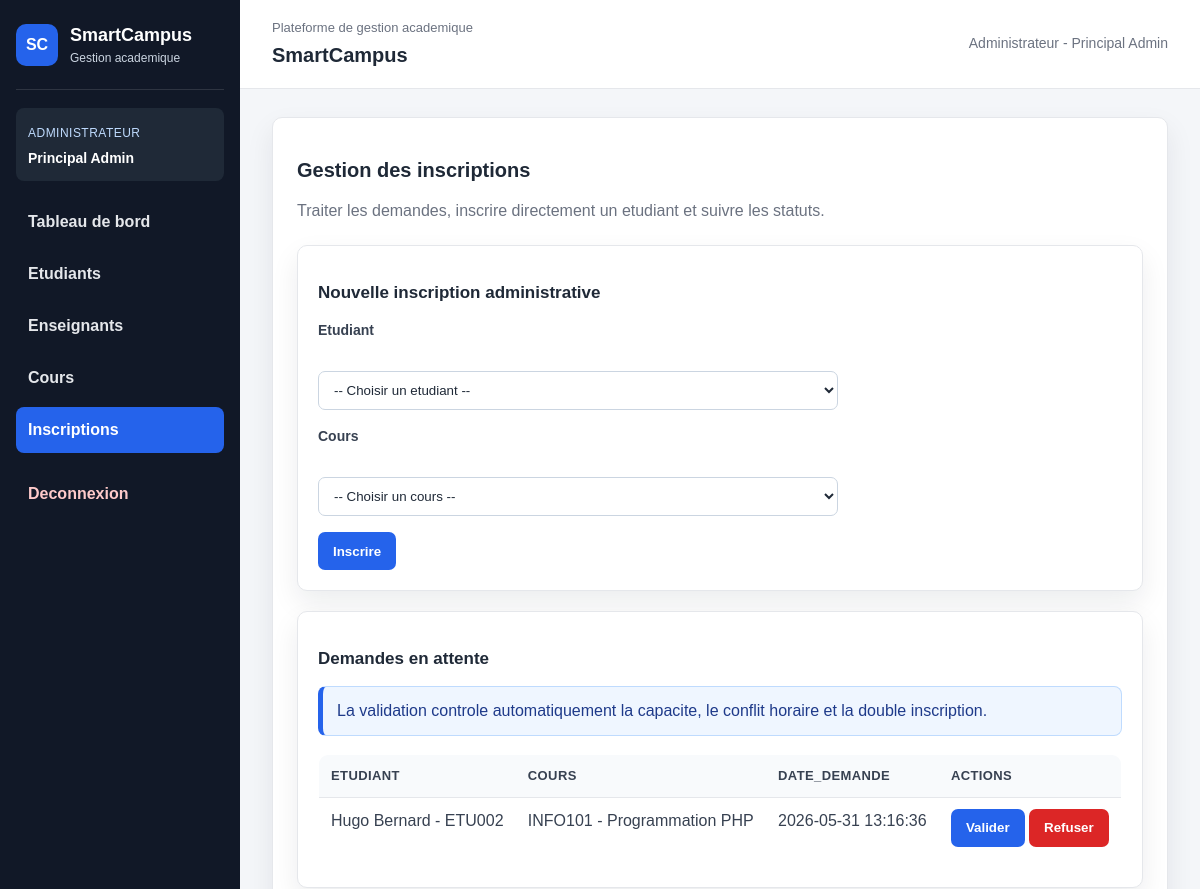
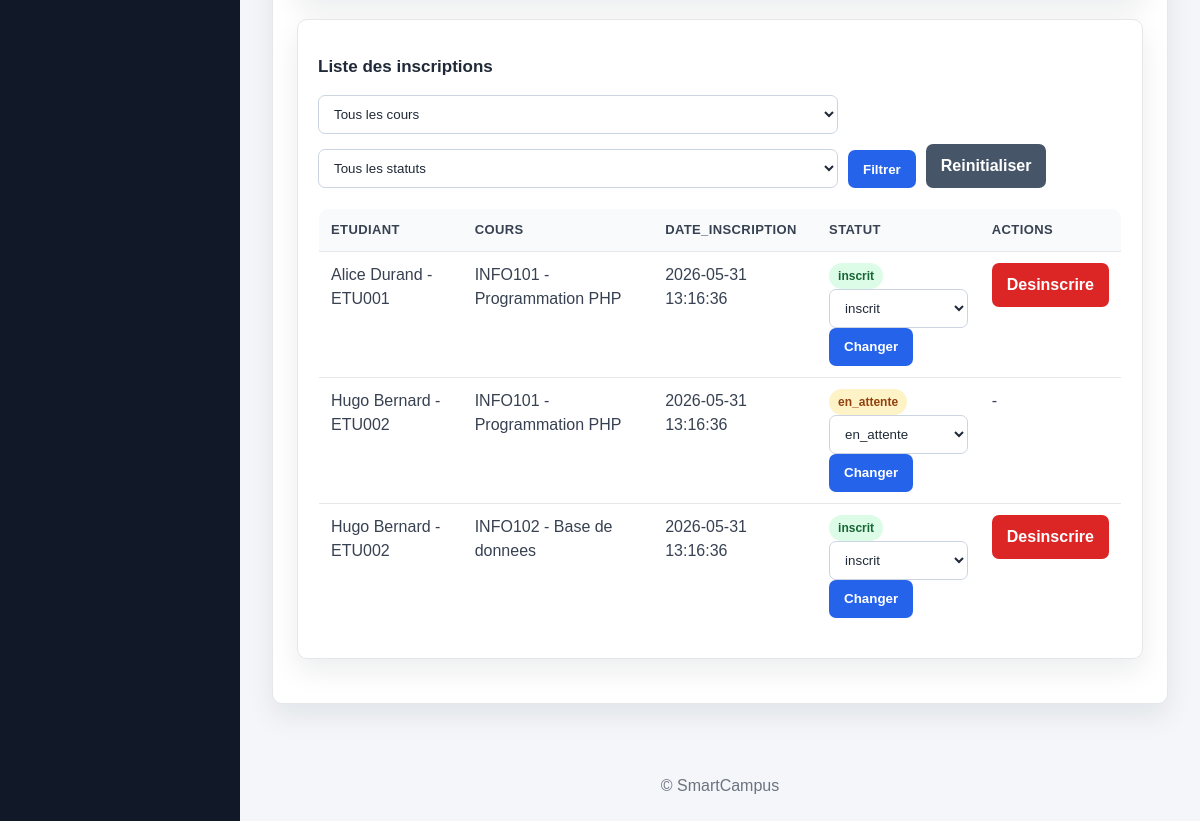
The app's page /admin/inscriptions.php (signed in), older data (2 pictures, top to bottom).
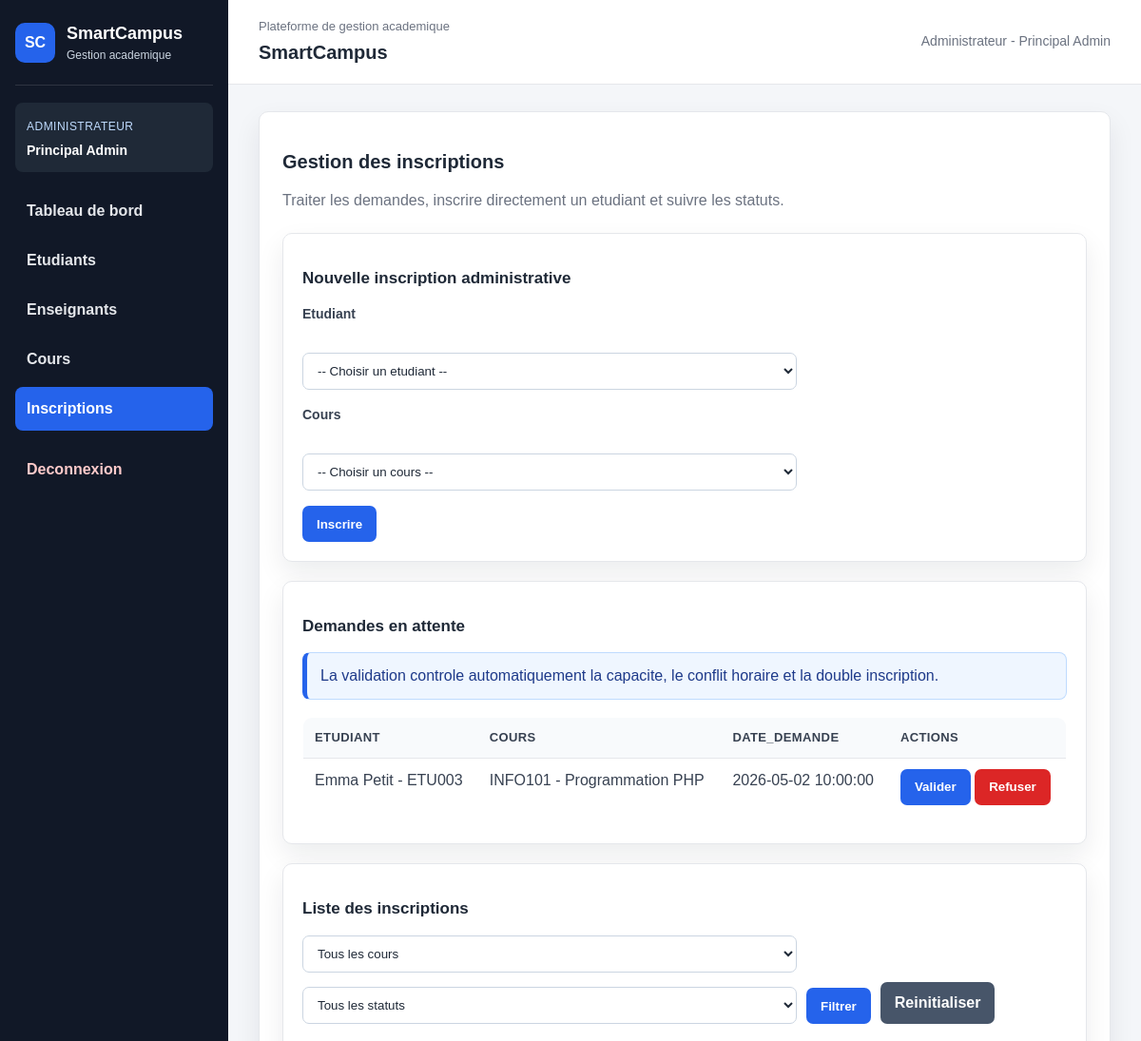
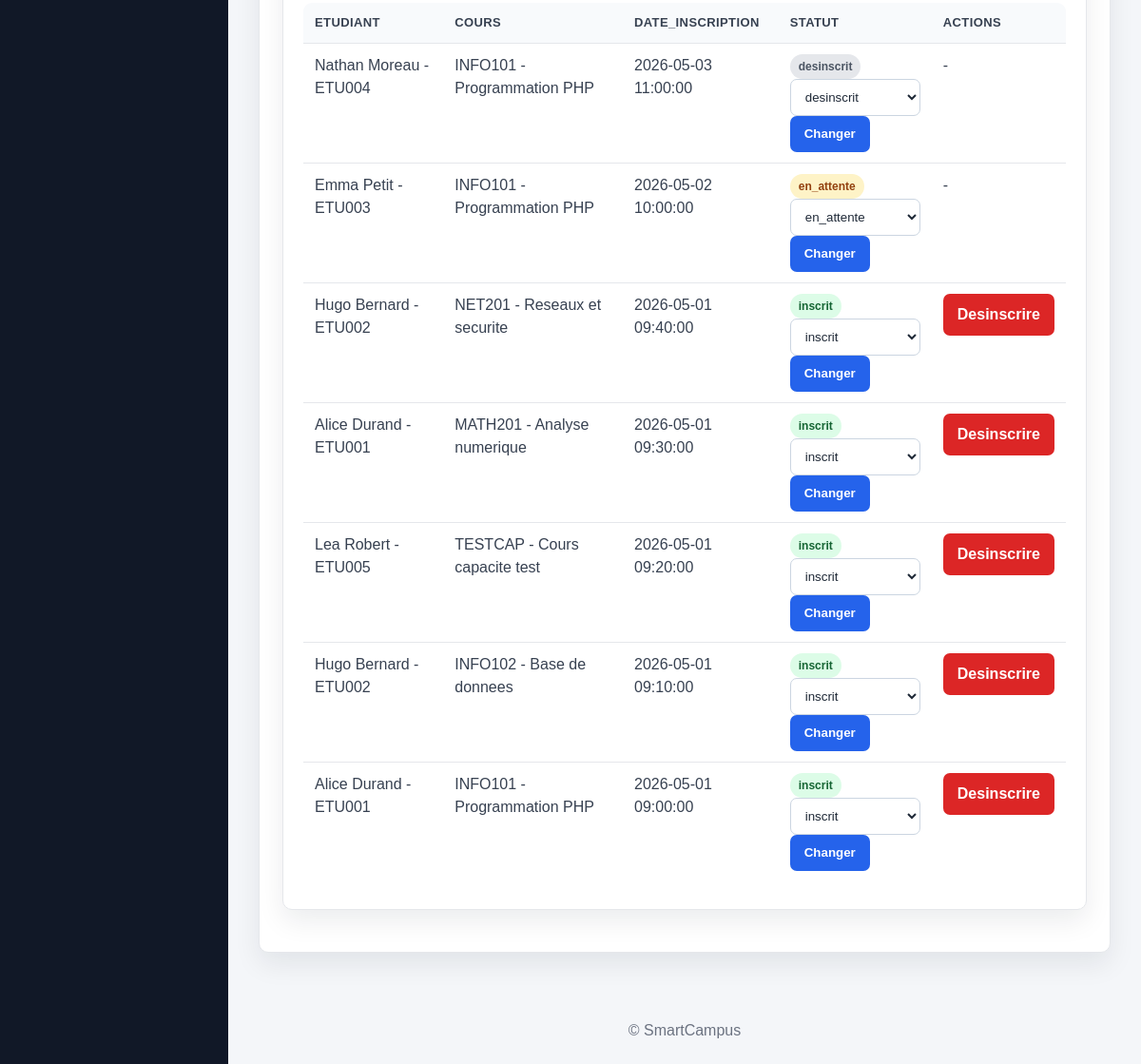
The same page, newer data (2 pictures, top to bottom).
### tables this page shows
CREATE TABLE inscription (
    id_inscription INT AUTO_INCREMENT PRIMARY KEY,
    date_inscription DATETIME DEFAULT CURRENT_TIMESTAMP,
    statut ENUM('inscrit','desinscrit','en_attente') DEFAULT 'en_attente',
    id_etudiant INT NOT NULL,
    id_cours INT NOT NULL,
    UNIQUE (id_etudiant, id_cours),
    CONSTRAINT fk_inscription_etudiant
        FOREIGN KEY (id_etudiant) REFERENCES etudiant(id_etudiant),
    CONSTRAINT fk_inscription_cours
        FOREIGN KEY (id_cours) REFERENCES cours(id_cours)
);

CREATE TABLE utilisateur (
    id_user INT AUTO_INCREMENT PRIMARY KEY,
    nom VARCHAR(100) NOT NULL,
    prenom VARCHAR(100) NOT NULL,
    email VARCHAR(150) NOT NULL,
    mot_de_passe VARCHAR(255) NOT NULL,
    role ENUM('administrateur','enseignant','etudiant') NOT NULL,
    date_creation TIMESTAMP DEFAULT CURRENT_TIMESTAMP,
    actif TINYINT(1) DEFAULT 1,
    UNIQUE (email)
);

CREATE TABLE etudiant (
    id_etudiant INT AUTO_INCREMENT PRIMARY KEY,
    numero_etudiant VARCHAR(50) NOT NULL,
    niveau VARCHAR(50) NOT NULL,
    groupe_classe VARCHAR(50) NOT NULL,
    date_naissance DATE,
    telephone VARCHAR(30),
    id_user INT NOT NULL,
    UNIQUE (numero_etudiant),
    CONSTRAINT fk_etudiant_utilisateur
        FOREIGN KEY (id_user) REFERENCES utilisateur(id_user)
);

CREATE TABLE cours (
    id_cours INT AUTO_INCREMENT PRIMARY KEY,
    code_cours VARCHAR(50) NOT NULL,
    titre VARCHAR(150) NOT NULL,
    description TEXT,
    capacite_max INT NOT NULL,
    jour VARCHAR(20) NOT NULL,
    heure_debut TIME NOT NULL,
    heure_fin TIME NOT NULL,
    salle VARCHAR(50) NOT NULL,
    semestre VARCHAR(50) NOT NULL,
    id_enseignant INT NOT NULL,
    UNIQUE (code_cours),
    CONSTRAINT fk_cours_enseignant
        FOREIGN KEY (id_enseignant) REFERENCES enseignant(id_enseignant)
);

### admin/inscriptions.php (the view, shortened to what the changed rows need)
<?php
include '../config/db.php';
$types = "";
$params = [];
$sql_inscriptions = "SELECT i.id_inscription, i.date_inscription, i.statut,
                            u.nom, u.prenom, e.numero_etudiant,
                            c.code_cours, c.titre
                     FROM inscription i
                     INNER JOIN etudiant e ON i.id_etudiant = e.id_etudiant
                     INNER JOIN utilisateur u ON e.id_user = u.id_user
                     INNER JOIN cours c ON i.id_cours = c.id_cours";
$sql_inscriptions .= " ORDER BY i.date_inscription DESC";
if (!empty($params)) {
    $stmt_inscriptions = mysqli_prepare($conn, $sql_inscriptions);
    mysqli_stmt_bind_param($stmt_inscriptions, $types, ...$params);
    mysqli_stmt_execute($stmt_inscriptions);
    $result_inscriptions = mysqli_stmt_get_result($stmt_inscriptions);
} else {
    $result_inscriptions = mysqli_query($conn, $sql_inscriptions);
}
$result_demandes = mysqli_query(
    $conn,
    "SELECT i.id_inscription, i.date_inscription,
            u.nom, u.prenom, e.numero_etudiant,
            c.code_cours, c.titre
     FROM inscription i
     INNER JOIN etudiant e ON i.id_etudiant = e.id_etudiant
     INNER JOIN utilisateur u ON e.id_user = u.id_user
     INNER JOIN cours c ON i.id_cours = c.id_cours
     WHERE i.statut = 'en_attente'
     ORDER BY i.date_inscription ASC"
);
include '../includes/header.php';
?>
<section class="container">
<h2>Gestion des inscriptions</h2>
<section class="section-card">
    <table>
        <thead>
            <tr>
                <th>etudiant</th>
                <th>cours</th>
                <th>date_demande</th>
                <th>actions</th>
            </tr>
        </thead>
        <tbody>
            <?php if ($result_demandes && mysqli_num_rows($result_demandes) > 0) { ?>
                <?php while ($demande = mysqli_fetch_assoc($result_demandes)) { ?>
                    <tr>
                        <td><?php echo htmlspecialchars($demande['prenom'] . ' ' . $demande['nom'] . ' - ' . $demande['numero_etudiant']); ?></td>
                        <td><?php echo htmlspecialchars($demande['code_cours'] . ' - ' . $demande['titre']); ?></td>
                        <td><?php echo htmlspecialchars($demande['date_inscription']); ?></td>
                        <td>
                            <form method="post" action="inscriptions.php">
                                <button type="submit" name="valider_demande">Valider</button>
                                <button type="submit" name="refuser_demande" class="danger js-confirm-delete" data-confirm="Refuser cette demande ?">Refuser</button>
                            </form>
                        </td>
                    </tr>
                <?php } ?>
            <?php } else { ?>
                <tr><td colspan="4"><span class="empty-state">Aucune demande en attente.</span></td></tr>
            <?php } ?>
        </tbody>
    </table>
</section>
<section class="section-card">
    <table>
        <thead>
            <tr>
                <th>etudiant</th>
                <th>cours</th>
                <th>date_inscription</th>
                <th>statut</th>
                <th>actions</th>
            </tr>
        </thead>
        <tbody>
            <?php if ($result_inscriptions && mysqli_num_rows($result_inscriptions) > 0) { ?>
                <?php while ($inscription = mysqli_fetch_assoc($result_inscriptions)) { ?>
                    <tr>
                        <td><?php echo htmlspecialchars($inscription['prenom'] . ' ' . $inscription['nom'] . ' - ' . $inscription['numero_etudiant']); ?></td>
                        <td><?php echo htmlspecialchars($inscription['code_cours'] . ' - ' . $inscription['titre']); ?></td>
                        <td><?php echo htmlspecialchars($inscription['date_inscription']); ?></td>
                        <td>
                            <span class="badge <?php
                                if ($inscription['statut'] === 'inscrit') {
                                    echo 'badge-success';
                                } elseif ($inscription['statut'] === 'en_attente') {
                                    echo 'badge-warning';
                                } else {
                                    echo 'badge-muted';
                                }
                            ?>"><?php echo htmlspecialchars($inscription['statut']); ?></span>
                            <form method="post" action="inscriptions.php">
                                <select name="statut">
                                    <option value="inscrit" <?php if ($inscription['statut'] === 'inscrit') echo 'selected'; ?>>inscrit</option>
                                    <option value="en_attente" <?php if ($inscription['statut'] === 'en_attente') echo 'selected'; ?>>en_attente</option>
                                    <option value="desinscrit" <?php if ($inscription['statut'] === 'desinscrit') echo 'selected'; ?>>desinscrit</option>
                                </select>
                                <button type="submit" name="changer_statut">Changer</button>
                            </form>
                        </td>
                        <td>
                            <?php if ($inscription['statut'] === 'inscrit') { ?>
                                <a class="button danger js-confirm-delete" href="inscriptions.php?desinscrire=<?php echo htmlspecialchars($inscription['id_inscription']); ?>" data-confirm="Desinscrire cet etudiant ?">Desinscrire</a>
                            <?php } else { ?>
                                -
                            <?php } ?>
                        </td>
                    </tr>
                <?php } ?>
            <?php } else { ?>
                <tr><td colspan="5"><span class="empty-state">Aucune inscription trouvee.</span></td></tr>
            <?php } ?>
        </tbody>
    </table>
</section>
</section>
<?php include '../includes/footer.php'; ?>

Row changes from the older to the newer data that the page shows:
removed inscription: utilisateur.prenom+nom "Hugo Bernard - ETU002", id_cours.titre "INFO102 - Base de donnees", date_inscription "2026-05-31 13:16:36", statut "inscrit", shown under "Liste des inscriptions"
no longer on one of the page's lists (row edited): inscription: utilisateur.prenom+nom "Hugo Bernard - ETU002", id_cours.titre "INFO101 - Programmation PHP", date_inscription "2026-05-31 13:16:36"
added inscription: utilisateur.prenom+nom "Emma Petit - ETU003", id_cours.titre "INFO101 - Programmation PHP", date_inscription "2026-05-02 10:00:00", statut "en_attente"
added inscription: utilisateur.prenom+nom "Nathan Moreau - ETU004", id_cours.titre "INFO101 - Programmation PHP", date_inscription "2026-05-03 11:00:00", statut "desinscrit", shown under "Liste des inscriptions"
added inscription: utilisateur.prenom+nom "Hugo Bernard - ETU002", id_cours.titre "NET201 - Reseaux et securite", date_inscription "2026-05-01 09:40:00", statut "inscrit", shown under "Liste des inscriptions"
added inscription: utilisateur.prenom+nom "Alice Durand - ETU001", id_cours.titre "MATH201 - Analyse numerique", date_inscription "2026-05-01 09:30:00", statut "inscrit", shown under "Liste des inscriptions"
added inscription: utilisateur.prenom+nom "Lea Robert - ETU005", id_cours.titre "TESTCAP - Cours capacite test", date_inscription "2026-05-01 09:20:00", statut "inscrit", shown under "Liste des inscriptions"
changed inscription: id_cours.titre "INFO101 - Programmation PHP" → "INFO102 - Base de donnees"; date_inscription "2026-05-31 13:16:36" → "2026-05-01 09:10:00"; statut "en_attente" → "inscrit"; statut "-" → "Desinscrire"; moves up the list
changed inscription (number 7 of 7 on the later page): date_inscription "2026-05-31 13:16:36" → "2026-05-01 09:00:00"
